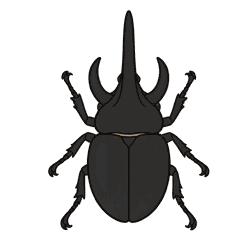
#> input picture img/zukan/atlas.png, 240 x 240 px
$ python -i make_zukan_assets.py   (imports and definitions only)
#> lines starting #> are read from the running program, lines starting #| are printed output that depends on the picture
# -*- coding: utf-8 -*-
"""むしずかんの絵の下ごしらえ（ChatGPTが描いた1024pxのPNG → アプリが使う小さなPNG）。

やること:
  1. 透明な余白を切り落とす（虫の実体だけにする）
  2. 正方形にそろえて、まわりに一定の余白を足す
  3. 表示用の大きさ（240px）へ縮める
  4. 同じ形から「真っ黒なシルエット版」を作る（形はアルファ＝不透明さだけから作る）
  5. 色数を減らして軽くする（2012年iPadの読み込みを軽くするため）

出力: <リポジトリ>/img/zukan/<id>.png（カラー）と <id>_s.png（シルエット）
確認用に <リポジトリ>/tools/_zukan_preview_color.png と _sil.png も作る（git管理外）。

使い方:
    python3 tools/make_zukan_assets.py [元絵のフォルダ]
    （フォルダを省いたら ~/Downloads/むしずかん を見る）

元絵のファイル名は下の IDS の左側に合わせる。
2冊目を作るときは IDS に行を足すだけでよい。
"""
import os
import sys
from PIL import Image

HERE = os.path.dirname(os.path.abspath(__file__))
REPO = os.path.dirname(HERE)
OUT_DIR = os.path.join(REPO, 'img', 'zukan')
DEFAULT_SRC = os.path.join(os.path.expanduser('~'), 'Downloads', u'むしずかん')

SIZE = 240            # 表示用の1辺（px）
PAD = 8               # まわりの余白（px）
SIL_RGB = (26, 26, 26)  # シルエットの色。無彩色＝赤緑の見え方に左右されない
COLORS_FULL = 96      # カラー版の色数
COLORS_SIL = 32       # シルエット版の色数（輪郭のなめらかさ用）

# 元絵のファイル名 -> アプリでの id（index.html の ZUKAN と一致させる）
IDS = [
    ('01_kabutomushi.png', 'kabuto'),
    ('02_nokogiri_kuwagata.png', 'nokogiri'),
    ('03_miyama_kuwagata.png', 'miyama'),
    ('04_ookuwagata.png', 'ookuwa'),
    ('05_kokuwagata.png', 'kokuwa'),
    ('06_hirata_kuwagata.png', 'hirata'),
    ('07_nijiiro_kuwagata.png', 'nijiiro'),
    ('08_hercules_ookabuto.png', 'hercules'),
    ('09_caucasus_ookabuto.png', 'caucasus'),
    ('10_atlas_ookabuto.png', 'atlas'),
    ('11_elephas_zoukabuto.png', 'elephas'),
    ('12_giraffa_nokogiri_kuwagata.png', 'giraffa'),
]


def prepare(path):
    """透明な余白を切り、正方形にそろえ、SIZE へ縮めた RGBA を返す。"""
#> called with path = '../img/zukan/atlas.png'
    im = Image.open(path).convert('RGBA')
#> im is the input picture: PIL image 240x240 RGBA; mean R, G, B, A 9.5, 9.1, 8.7, 59.7
    box = im.getchannel('A').getbbox()
#> box = (48, 10, 210, 231)
    if box is None:
        raise ValueError('中身が空（全部が透明）: ' + path)
    im = im.crop(box)
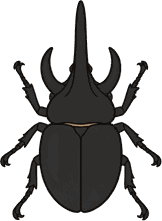
#> im: PIL image 162x221 RGBA; mean R, G, B, A 15.3, 14.6, 13.9, 96; transparent parts drawn white
    w, h = im.size
#> w = 162; h = 221
    side = max(w, h)
#> side = 221
    square = Image.new('RGBA', (side, side), (0, 0, 0, 0))
#> square: PIL image 221x221 RGBA; every value is 0
    square.paste(im, ((side - w) // 2, (side - h) // 2))
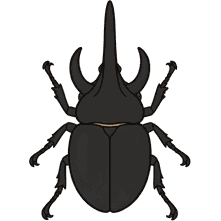
#> square: PIL image 221x221 RGBA; mean R, G, B, A 11.2, 10.7, 10.2, 70.4; transparent parts drawn white
    inner = SIZE - PAD * 2
    square = square.resize((inner, inner), Image.LANCZOS)
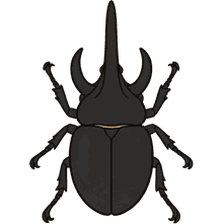
#> square: PIL image 224x224 RGBA; mean R, G, B, A 11.2, 10.6, 10.1, 70.5; transparent parts drawn white
    out = Image.new('RGBA', (SIZE, SIZE), (0, 0, 0, 0))
#> out: PIL image 240x240 RGBA; every value is 0
    out.paste(square, (PAD, PAD))
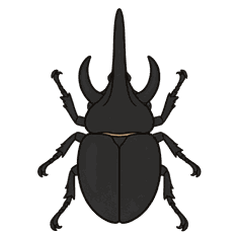
#> out: PIL image 240x240 RGBA; mean R, G, B, A 9.7, 9.2, 8.8, 61.4; transparent parts drawn white
    return out


# [5 lines left out: function silhouette, not called in this run]


def save_small(rgba, path, colors):
    """色数を減らして保存する（見た目はほぼ変わらず、大きさは1/5以下になる）。"""
    rgba.quantize(colors=colors, method=Image.FASTOCTREE).save(path, optimize=True)


# [42 lines left out: functions sheet, main, not called in this run]


# [1 line not run here, left out]

>>> result = prepare('../img/zukan/atlas.png')

$ run again, on img/zukan/elephas.png
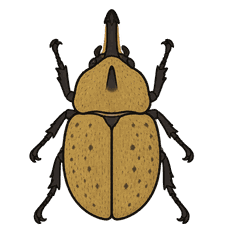
#> input picture img/zukan/elephas.png, 240 x 240 px
#> in prepare, im is the input picture: PIL image 240x240 RGBA; mean R, G, B, A 37.5, 29.4, 15.1, 73.9
#> box = (29, 9, 195, 225)
#> in prepare, `im = im.crop(box)`:
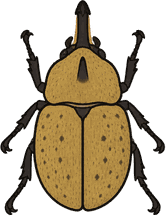
#> im: PIL image 166x216 RGBA; mean R, G, B, A 60.2, 47.3, 24.3, 118.8; transparent parts drawn white
#> in prepare, `out.paste(square, (PAD, PAD))`:
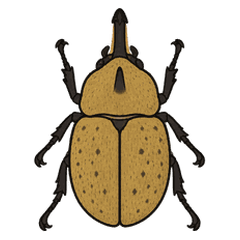
#> out: PIL image 240x240 RGBA; mean R, G, B, A 40.5, 31.6, 16.1, 79.6; transparent parts drawn white

$ run again, on img/zukan/hercules.png
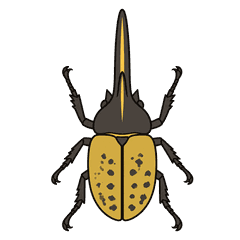
#> input picture img/zukan/hercules.png, 240 x 240 px
#> in prepare, im is the input picture: PIL image 240x240 RGBA; mean R, G, B, A 21.6, 17.9, 9.3, 48.7
#> box = (51, 8, 194, 232)
#> in prepare, `im = im.crop(box)`:
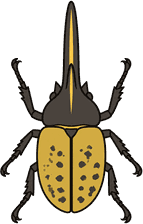
#> im: PIL image 143x224 RGBA; mean R, G, B, A 38.8, 32.3, 16.8, 87.6; transparent parts drawn white
#> in prepare, `out.paste(square, (PAD, PAD))`:
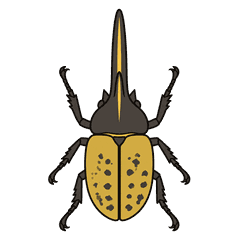
#> out: PIL image 240x240 RGBA; mean R, G, B, A 21.6, 17.9, 9.3, 48.7; transparent parts drawn white
